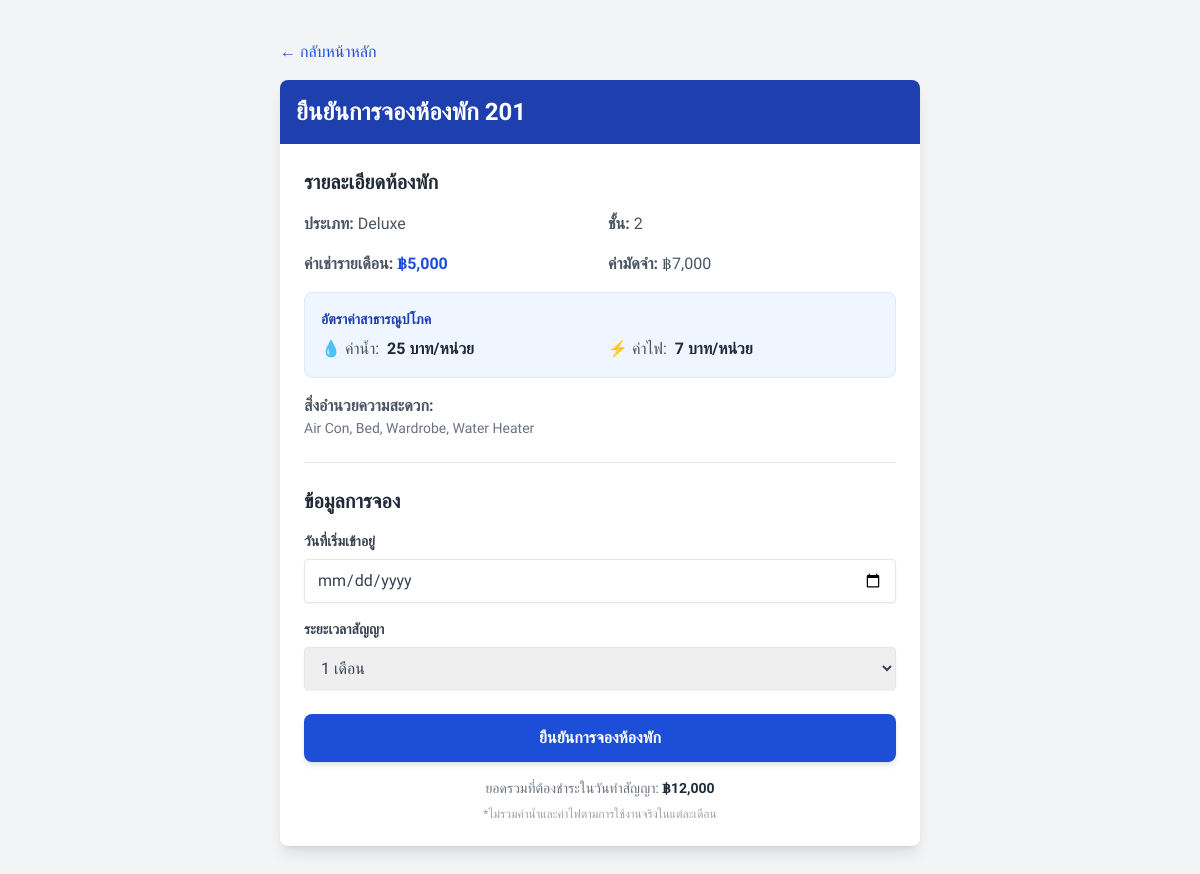
The page /booking.php?room_id=3 (signed in) on the database its author committed.
### tables this page shows
CREATE TABLE IF NOT EXISTS rooms (
    id INT AUTO_INCREMENT PRIMARY KEY,
    room_number VARCHAR(20) NOT NULL UNIQUE,
    floor INT NOT NULL,
    type_id INT,
    status ENUM('available', 'occupied', 'maintenance') DEFAULT 'available',
    FOREIGN KEY (type_id) REFERENCES room_types(id)
);

CREATE TABLE IF NOT EXISTS room_types (
    id INT AUTO_INCREMENT PRIMARY KEY,
    name VARCHAR(50) NOT NULL,
    price DECIMAL(10, 2) NOT NULL,
    deposit DECIMAL(10, 2) NOT NULL,
    description TEXT,
    facilities TEXT
);

### config/db.php (called while the page is built, shortened)
<?php
function escape($conn, $string) {
    return mysqli_real_escape_string($conn, $string);
}
?>

### booking.php (the view, shortened to what this page needs)
<?php
require_once 'config/db.php';
$room_id = escape($conn, $_GET['room_id']);
$water_rate = 25;
$electric_rate = 7;
$sql = "SELECT r.*, t.name as type_name, t.price, t.deposit, t.facilities, t.description
        FROM rooms r
        JOIN room_types t ON r.type_id = t.id
        WHERE r.id = '$room_id' AND r.status = 'available'";
$result = mysqli_query($conn, $sql);
$room = mysqli_fetch_assoc($result);
?>
<!DOCTYPE html>
<html lang="th">
<head>
    <script src="https://cdn.tailwindcss.com"></script>
</head>
<body class="bg-gray-100 min-h-screen py-10">
    <div class="container mx-auto px-4 max-w-2xl">
        <a href="index.php" class="text-blue-700 hover:underline mb-4 inline-block">&larr; กลับหน้าหลัก</a>
        <div class="bg-white rounded-lg shadow-lg overflow-hidden">
            <div class="bg-blue-800 p-4">
                <h1 class="text-2xl font-bold text-white">ยืนยันการจองห้องพัก <?php echo $room['room_number']; ?></h1>
            </div>
            <div class="p-6">
                <div class="mb-6 border-b pb-6">
                    <h2 class="text-xl font-bold text-gray-800 mb-4">รายละเอียดห้องพัก</h2>
                    <div class="grid grid-cols-2 gap-4 text-gray-600">
                        <div><span class="font-semibold">ประเภท:</span> <?php echo $room['type_name']; ?></div>
                        <div><span class="font-semibold">ชั้น:</span> <?php echo $room['floor']; ?></div>
                        <div><span class="font-semibold">ค่าเช่ารายเดือน:</span> <span
                                class="text-blue-700 font-bold">฿<?php echo number_format($room['price']); ?></span>
                        </div>
                        <div><span class="font-semibold">ค่ามัดจำ:</span>
                            ฿<?php echo number_format($room['deposit']); ?></div>
                    </div>
                    <div class="mt-4 p-4 bg-blue-50 rounded-lg border border-blue-100">
                        <h3 class="font-semibold text-blue-800 mb-2 text-sm uppercase">อัตราค่าสาธารณูปโภค</h3>
                        <div class="grid grid-cols-2 gap-4">
                            <div class="flex items-center">
                                <span class="text-gray-600 mr-2">💧 ค่าน้ำ:</span>
                                <span class="font-bold text-gray-800"><?php echo $water_rate; ?> บาท/หน่วย</span>
                            </div>
                            <div class="flex items-center">
                                <span class="text-gray-600 mr-2">⚡ ค่าไฟ:</span>
                                <span class="font-bold text-gray-800"><?php echo $electric_rate; ?> บาท/หน่วย</span>
                            </div>
                        </div>
                    </div>
                    <div class="mt-4">
                        <span class="font-semibold text-gray-600">สิ่งอำนวยความสะดวก:</span>
                        <p class="text-gray-500 text-sm"><?php echo $room['facilities']; ?></p>
                    </div>
                </div>
                <form action="" method="POST">
                    <h2 class="text-xl font-bold text-gray-800 mb-4">ข้อมูลการจอง</h2>
                    <div class="mb-4">
                        <label class="block text-gray-700 text-sm font-bold mb-2">วันที่เริ่มเข้าอยู่</label>
                        <input type="date" name="check_in_date" required
                            class="shadow-sm border rounded w-full py-2.5 px-3 text-gray-700 leading-tight focus:outline-none focus:ring-2 focus:ring-blue-500 focus:border-transparent"
                            min="<?php echo date('Y-m-d'); ?>">
                    </div>
                    <div class="mb-6">
                        <label class="block text-gray-700 text-sm font-bold mb-2">ระยะเวลาสัญญา</label>
                        <select name="contract_duration"
                            class="shadow-sm border rounded w-full py-2.5 px-3 text-gray-700 leading-tight focus:outline-none focus:ring-2 focus:ring-blue-500 focus:border-transparent">
                            <option value="1">1 เดือน</option>
                        </select>
                    </div>
                    <button type="submit"
                        class="w-full bg-blue-700 hover:bg-blue-800 text-white font-bold py-3 px-4 rounded-lg shadow-md transition duration-200">
                        ยืนยันการจองห้องพัก
                    </button>
                    <div class="mt-4 text-center">
                        <p class="text-sm text-gray-500">
                            ยอดรวมที่ต้องชำระในวันทำสัญญา:
                            <span
                                class="font-bold text-gray-800">฿<?php echo number_format($room['price'] + $room['deposit']); ?></span>
                        </p>
                        <p class="text-xs text-gray-400 mt-2">*ไม่รวมค่าน้ำและค่าไฟตามการใช้งานจริงในแต่ละเดือน</p>
                    </div>
                </form>
            </div>
        </div>
    </div>
</body>
</html>

### booking.php (style rules this page uses)
body { font-family: 'Sarabun', sans-serif; }

### rows shown on the page
rooms: room_number "201", type.name "Deluxe", floor "2", type.price "5,000", type.deposit "7,000", type.facilities "Air Con, Bed, Wardrobe, Water Heater", $room['price'] + $room['deposit'] "12,000"

### other values the page prints
$water_rate "25"
$electric_rate "7"
